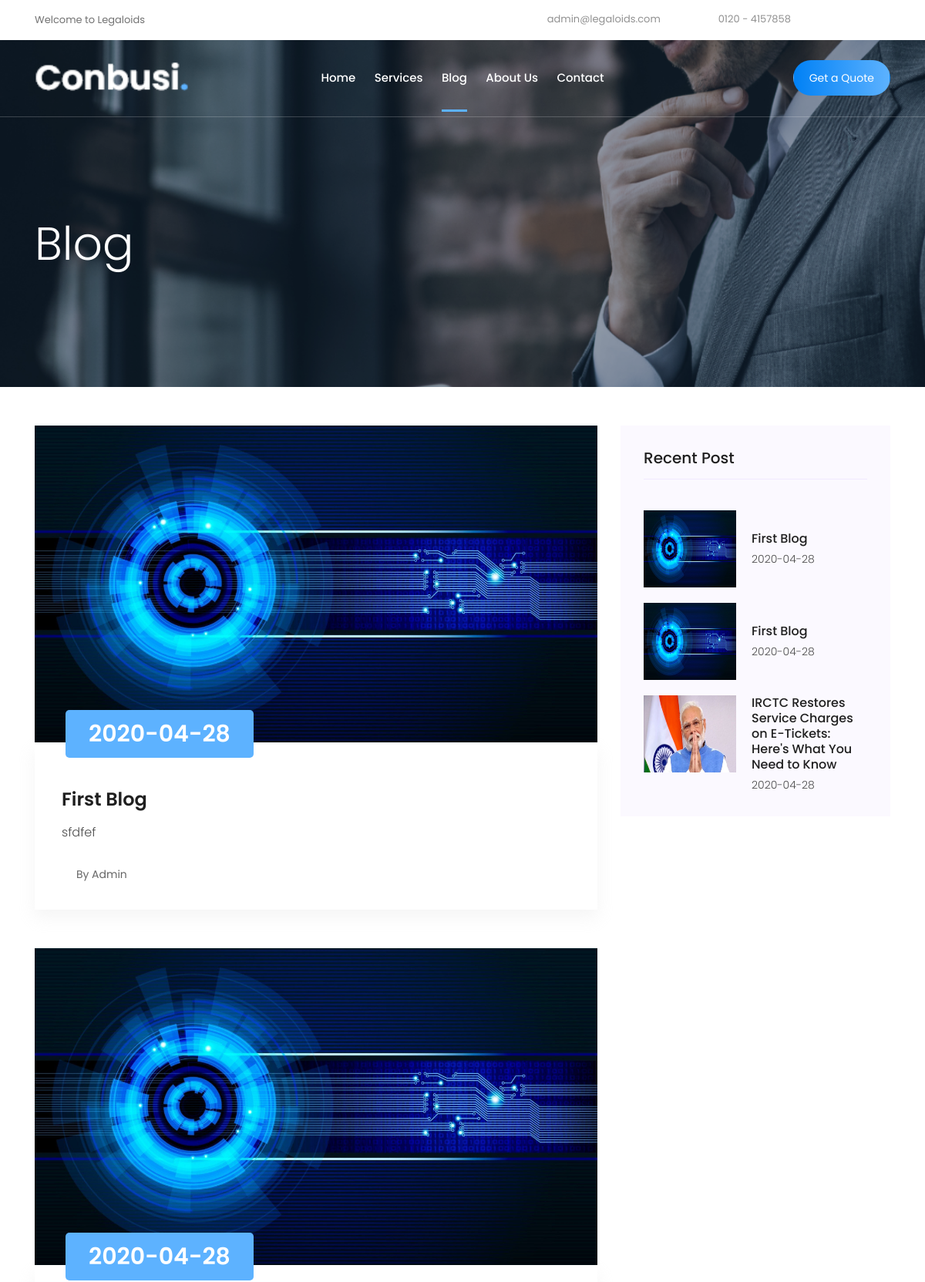
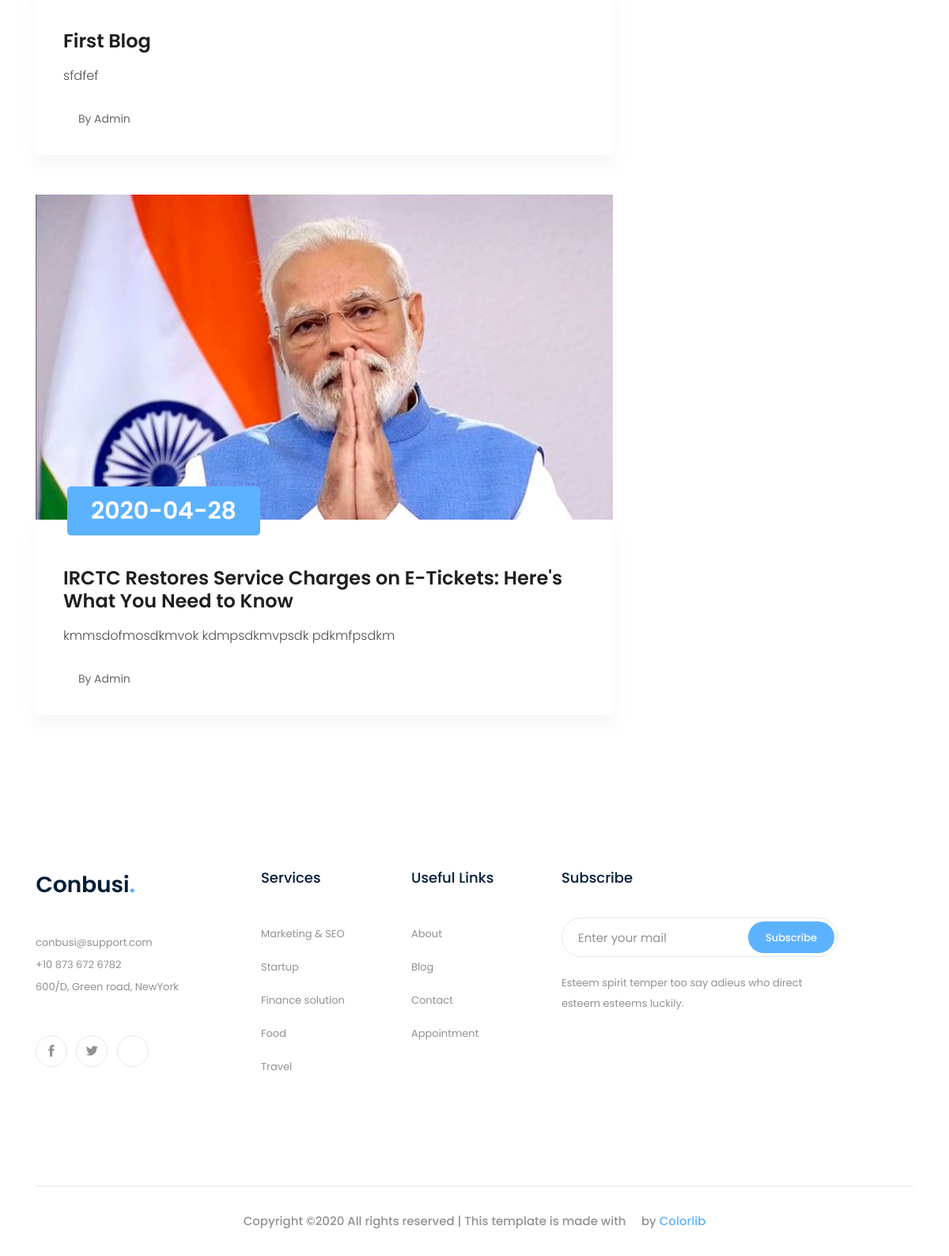
Screenshot of /blog/ with the database file from the repository (2 pictures, top to bottom).
### app/models.py (models this page shows)
class BlogData(models.Model):
	Blog_Date=models.DateField(("Date"), default=datetime.date.today)
	Blog_ID=models.CharField(max_length=100)
	Blog_Title=models.CharField(max_length=100)
	Blog_Category=models.CharField(max_length=100)
	Blog_Body=models.CharField(max_length=2000)
	Blog_Image=models.ImageField(upload_to="blogimages/")
	class Meta:
		db_table="BlogData"

### app/views.py (the view)
# urls.py: path('blog/',blog),
def blog(request):
	page = request.GET.get('page')
	d={}
	l=[]
	obj=BlogData.objects.all()
	for x in obj:
		d={
			'Blog_Title':x.Blog_Title,
			'Blog_Date':x.Blog_Date,
			'Blog_Image':x.Blog_Image,
			'Blog_Body':x.Blog_Body
		}
		l.append(d)
	paginator = Paginator(list(reversed(l)), 5)
	try:
		data = paginator.page(page)
	except PageNotAnInteger:
		data = paginator.page(1)
	except EmptyPage:
		data = paginator.page(paginator.num_pages)
	dic={'data':data}
	d={}
	lt=[]
	count=0
	obj=BlogData.objects.all()
	for x in obj:
		if count<6:
			d={
			'title':x.Blog_Title,
			'date':x.Blog_Date,
			'image':x.Blog_Image.url
			}
			lt.append(d)
			count=count+1
		else:
			break
	dic.update({'rdata':reversed(lt)})
	return render(request,'blog.html',dic)

### app/templates/blog.html (shortened to what this page needs)
<!doctype html>
{% load static %}
<html class="no-js" lang="zxx">
<head>
    <link rel="stylesheet" href="{% static 'css/bootstrap.min.css' %}">
    <link rel="stylesheet" href="{% static 'css/owl.carousel.min.css' %}">
    <link rel="stylesheet" href="{% static 'css/magnific-popup.css' %}">
    <link rel="stylesheet" href="{% static 'css/font-awesome.min.css' %}">
    <link rel="stylesheet" href="{% static 'css/themify-icons.css' %}">
    <link rel="stylesheet" href="{% static 'css/nice-select.css' %}">
    <link rel="stylesheet" href="{% static 'css/flaticon.css' %}">
    <link rel="stylesheet" href="{% static 'css/gijgo.css' %}">
    <link rel="stylesheet" href="{% static 'css/animate.css' %}">
    <link rel="stylesheet" href="{% static 'css/slicknav.css' %}">
    <link rel="stylesheet" href="{% static 'css/style.css' %}">
    <link rel="stylesheet" href="{% static 'w3.css' %}">
</head>
<body>
    <header>
        <div class="header-area ">
            <div class="header-top_area d-none d-lg-block">
                <div class="container">
                    <div class="row">
                        <div class="col-xl-5 col-md-5 ">
                            <div class="header_left">
                                <p>Welcome to Legaloids</p>
                            </div>
                        </div>
                        <div class="col-xl-7 col-md-7">
                            <div class="header_right d-flex">
                                    <div class="short_contact_list">
                                            <ul>
                                                <li><a href="#"> <i class="fa fa-envelope"></i> admin@legaloids.com
</a></li>
                                                <li><a href="#"> <i class="fa fa-phone"></i> 0120 - 4157858
</a></li>
                                            </ul>
                                        </div>
                                        <div class="social_media_links">
                                            <a href="#">
                                                <i class="fa fa-linkedin"></i>
                                            </a>
                                            <a href="#">
                                                <i class="fa fa-facebook"></i>
                                            </a>
                                            <a href="#">
                                                <i class="fa fa-google-plus"></i>
                                            </a>
                                        </div>
                            </div>
                        </div>
                    </div>
                </div>
            </div>
            <div id="sticky-header" class="main-header-area">
                <div class="container">
                    <div class="header_bottom_border">
                        <div class="row align-items-center">
                            <div class="col-xl-3 col-lg-2">
                                <div class="logo">
                                    <a href="/index/">
                                        <img style="width:200px;" src="{% static 'img/logo.png' %}" alt="">
                                    </a>
                                </div>
                            </div>
                            <div class="col-xl-6 col-lg-7">
                                <div class="main-menu  d-none d-lg-block">
                                    <nav>
                                        <ul id="navigation">
                                            <li><a href="/index/">Home</a></li>
                                            <li><a href="/services/">Services</a></li>
                                            <li><a class="active" href="/study/">Blog</a></li>
                                             <li><a href="/study/">About Us</a></li>
                                            <li><a href="/contact/">Contact</a></li>
                                        </ul>
                                    </nav>
                                </div>
                            </div>
                            <div class="col-xl-3 col-lg-3 d-none d-lg-block">
                                <div class="Appointment">
                                    <div class="book_btn d-none d-lg-block">
                                        <a  href="#">Get a Quote</a>
                                    </div>
                                </div>
                            </div>
                            <div class="col-12">
                            </div>
                        </div>
                    </div>
                </div>
            </div>
        </div>
    </header>
        <div class="bradcam_area bradcam_bg_1">
                <div class="container">
                    <div class="row">
                        <div class="col-xl-12">
                            <div class="bradcam_text">
                                <h3>Blog</h3>
                            </div>
                        </div>
                    </div>
                </div>
            </div>
    <section class="blog_area" style="padding-top:50px;">
        <div class="container">
            <div class="row">
                <div class="col-lg-8 mb-5 mb-lg-0">
                    <div class="blog_left_sidebar">
                        {% for x in data %}
                        <article class="blog_item">
                            <div class="blog_item_img">
                                <img class="card-img rounded-0" src="{{ x.Blog_Image.url|safe }}" alt="">
                                <a href="#" class="blog_item_date">
                                    <h3>{{ x.Blog_Date|safe }}</h3>
                                </a>
                            </div>
                            <div class="blog_details">
                                <a class="d-inline-block" href="single-blog.html">
                                    <h2>{{ x.Blog_Title|safe }}</h2>
                                </a>
                                <p>{{ x.Blog_Body|safe }}</p>
                                <ul class="blog-info-link">
                                    <li><a href="#"><i class="fa fa-user"></i> By Admin</a></li>
                                </ul>
                            </div>
                        </article>
                        {% endfor %}
                    </div>
                </div>
                <div class="col-lg-4">
                    <div class="blog_right_sidebar">
                        <aside class="single_sidebar_widget popular_post_widget">
                            <h3 class="widget_title">Recent Post</h3>
                            {% for x in rdata %}
                            <div class="media post_item">
                                <img style="width:120px;height:100px;" src="{{ x.image|safe }}" alt="post">
                                <div class="media-body">
                                    <a href="">
                                        <h3>{{ x.title|safe }}</h3>
                                    </a>
                                    <p>{{ x.date|safe }}</p>
                                </div>
                            </div>
                            {% endfor %}
                        </aside>
                    </div>
                </div>
            </div>
        </div>
    </section>
    <footer class="footer">
            <div class="footer_top">
                <div class="container">
                    <div class="row">
                        <div class="col-xl-3 col-md-6 col-lg-3">
                            <div class="footer_widget">
                                <div class="footer_logo">
                                    <a href="#">
                                        <img src="{% static 'img/footer_logo.png' %}" alt="">
                                    </a>
                                </div>
                                <p>
                                        <a href="#">conbusi@support.com</a> <br>
                                        +10 873 672 6782 <br>
                                        600/D, Green road, NewYork
                                </p>
                                <div class="socail_links">
                                    <ul>
                                        <li>
                                            <a href="#">
                                                <i class="ti-facebook"></i>
                                            </a>
                                        </li>
                                        <li>
                                            <a href="#">
                                                <i class="ti-twitter-alt"></i>
                                            </a>
                                        </li>
                                        <li>
                                            <a href="#">
                                                <i class="fa fa-instagram"></i>
                                            </a>
                                        </li>
                                    </ul>
                                </div>
                            </div>
                        </div>
                        <div class="col-xl-2 col-md-6 col-lg-3">
                            <div class="footer_widget">
                                <h3 class="footer_title">
                                        Services
                                </h3>
                                <ul>
                                    <li><a href="#">Marketing & SEO</a></li>
                                    <li><a href="#"> Startup</a></li>
                                    <li><a href="#">Finance solution</a></li>
                                    <li><a href="#">Food</a></li>
                                    <li><a href="#">Travel</a></li>
                                </ul>
                            </div>
                        </div>
                        <div class="col-xl-2 col-md-6 col-lg-2">
                            <div class="footer_widget">
                                <h3 class="footer_title">
                                        Useful Links
                                </h3>
                                <ul>
                                    <li><a href="#">About</a></li>
                                    <li><a href="#">Blog</a></li>
                                    <li><a href="#"> Contact</a></li>
                                    <li><a href="#">Appointment</a></li>
                                </ul>
                            </div>
                        </div>
                        <div class="col-xl-4 col-md-6 col-lg-4">
                                <div class="footer_widget">
                                        <h3 class="footer_title">
                                                Subscribe
                                        </h3>
                                        <form action="#" class="newsletter_form">
                                            <input type="text" placeholder="Enter your mail">
                                            <button type="submit">Subscribe</button>
                                        </form>
                                        <p class="newsletter_text">Esteem spirit temper too say adieus who direct esteem esteems luckily.</p>
                                    </div>
                        </div>
                    </div>
                </div>
            </div>
            <div class="copy-right_text">
                <div class="container">
                    <div class="footer_border"></div>
                    <div class="row">
                        <div class="col-xl-12">
                            <p class="copy_right text-center">
Copyright &copy;<script>document.write(new Date().getFullYear());</script> All rights reserved | This template is made with <i class="fa fa-heart-o" aria-hidden="true"></i> by <a href="https://colorlib.com" target="_blank">Colorlib</a>
                            </p>
                        </div>
                    </div>
                </div>
            </div>
        </footer>
</body>
</html>

### app/static/w3.css (style rules this page uses)
img { vertical-align:middle }
a { color:inherit }

### rows the page displays
BlogData: Blog_Date "2020-04-28", Blog_Title "First Blog", Blog_Body "sfdfef", title "First Blog", date "2020-04-28"
BlogData: Blog_Date "2020-04-28", Blog_Title "First Blog", Blog_Body "sfdfef", title "First Blog", date "2020-04-28"
BlogData: Blog_Date "2020-04-28", Blog_Title "IRCTC Restores Service Charges on E-Tickets: Here's What You Need to Know", Blog_Body "kmmsdofmosdkmvok kdmpsdkmvpsdk pdkmfpsdkm", title "IRCTC Restores Service Charges on E-Tickets: Here's What You Need to Know", date "2020-04-28"
